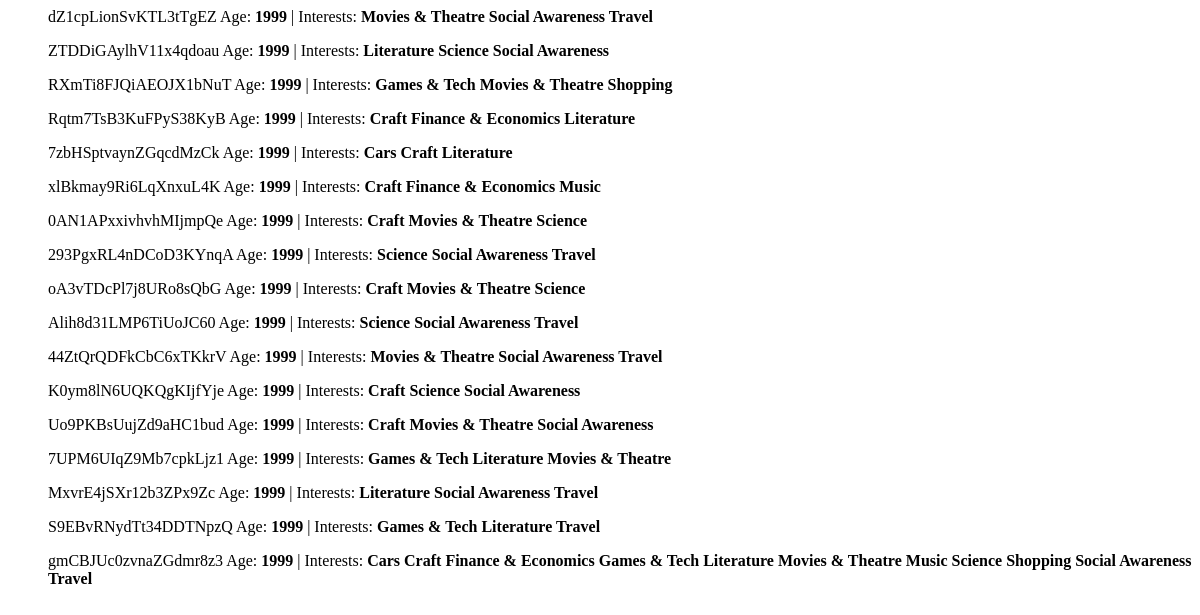
Before: /popclick/profiles/ with the older database file.
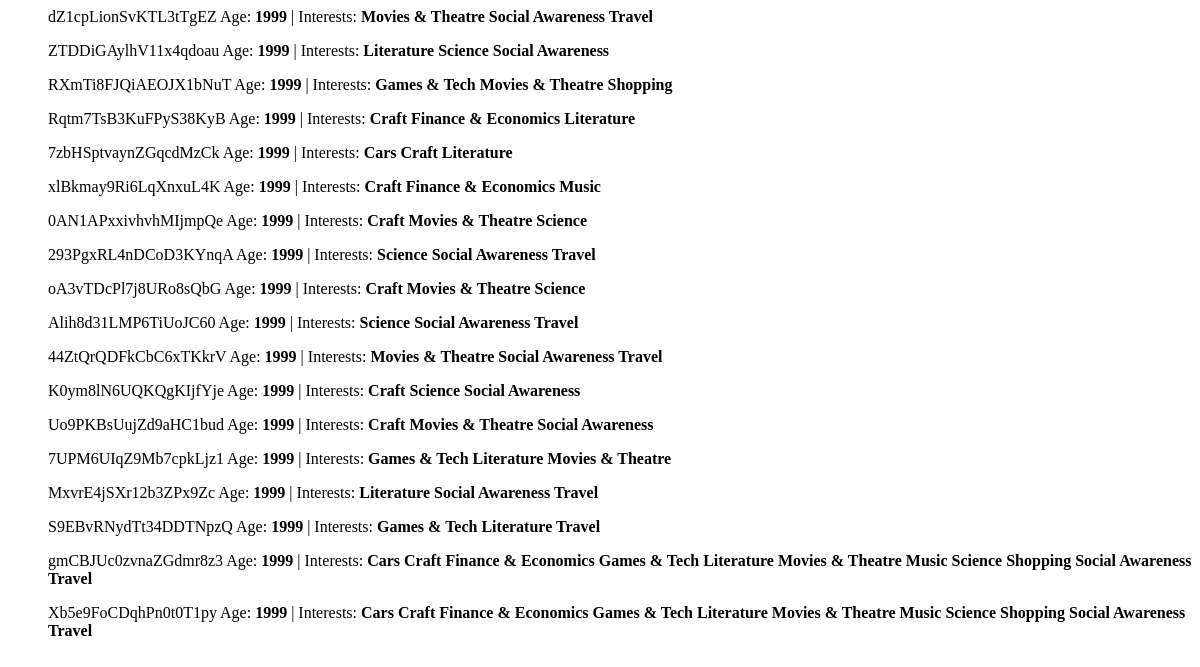
After: the same page with the newer database file.
### popclick/models.py (models this page shows, shortened)
class Profile(models.Model):
    age = models.IntegerField(default=0)
    token = models.CharField(unique=True, max_length=200)
    logtime = models.DateTimeField(auto_now=True)
    gender = models.CharField(max_length=20, default=None)
    interests = models.ManyToManyField(Interest, through='ProfileInterest')
    activated = models.BooleanField(default=False)
    created_at = models.DateTimeField(auto_now_add=True)
    updated_at = models.DateTimeField(auto_now=True)

class Interest(models.Model):
    name = models.CharField(max_length=200, primary_key=True, unique=True)

### popclick/views.py (the view)
def profiles(request):
    profiles = Profile.objects.all()
    interests = Interest.objects.all()
    profile_interests = {}
    for each_prof in profiles:
        curr_interests = each_prof.interests.all()
        curr_int_names = []
        for each_int in curr_interests:
            curr_int_names.append(each_int.name)
        profile_interests[each_prof.token] = curr_int_names
    context = { 'profile_interests': profile_interests, 'profiles': profiles, 'interests': interests}
    return render(request, 'profiles.html', context)

### popclick/templates/profiles.html
{% for profile in profiles %}
<ul>
	<il>{{ profile.token }}</il>
	<il>Age: <b>{{ profile.age }}</b></il>
	|
	<il>Interests: {% for pr, v in profile_interests.items %}
			{% if pr == profile.token %}
				<b>{% for i in v %}
					{{ i }}
				{% endfor %}</b>
			{% endif %}
		{% endfor %}
	</il>
</ul>
{% endfor %}

Changed rows visible on the page:
added Profile: token "Xb5e9FoCDqhPn0t0T1py", age "1999", v "Cars" "Craft" "Finance & Economics" "Games & Tech" "Literature" "Movies & Theatre" "Music" "Science" "Shopping" "Social Awareness" "Travel"
